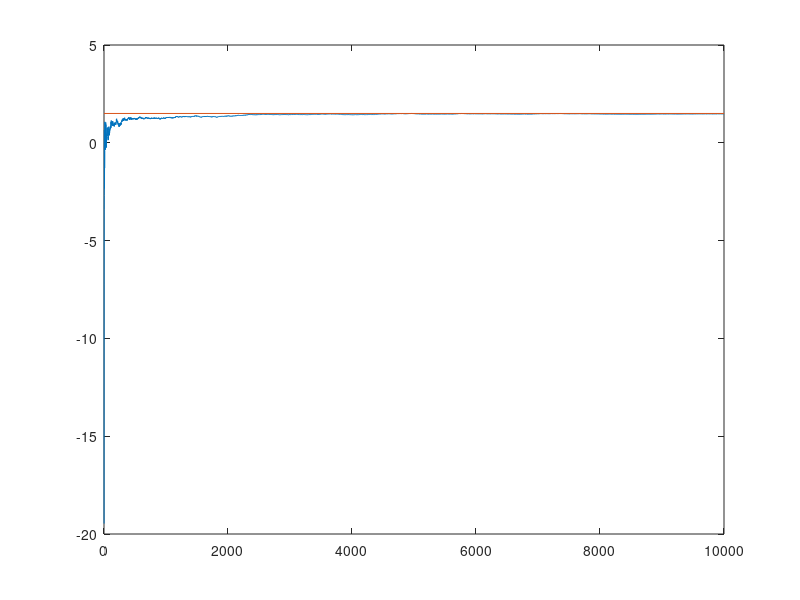

Here is the MATLAB script that generated this plot: (Note: this script raises an error after producing the figure.)
clear all


M = 10000;

U = 3+9*randn(M+1,1);
X=U(2:M+1)-(1/2)*U(1:M);

for i=(1:M)
    u(i) = (1/i)*sum(X(1:i)); 
end

plot(u)
hold on

x = [0 M]
y = [1.5 1.5]

pl = line(x,y)
pl.Color = 'red';
%help randn

